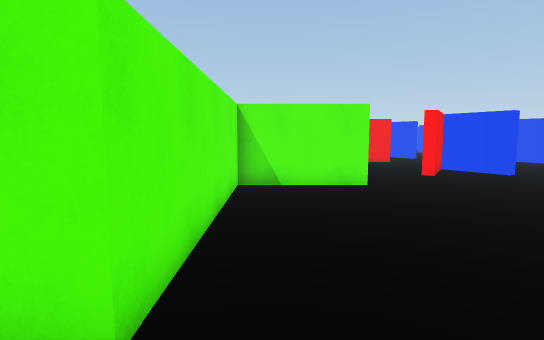
[1] (above)

19 first-person views from a walk through a 3-D level made in the Unity game engine. The camera is 1.5 m above the floor, tilts 6° down and sees 80° across. The floor is counted in squares, 1 m on a side. Each view is taken from the middle of a square. On the plan, view 1 faces up. The plan holds only what a view shows up to about 15 squares ahead; the rest is blank. The place goes on beyond the plan. Surface patterns are stand-ins for the level's own textures.

[2]
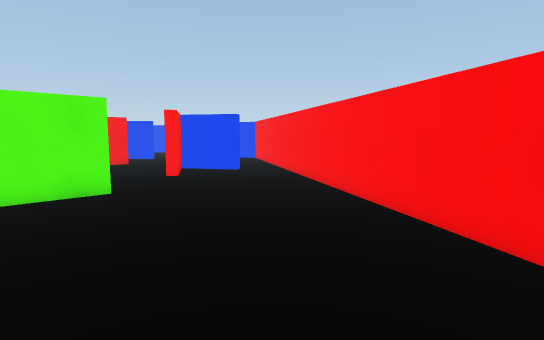

[3]
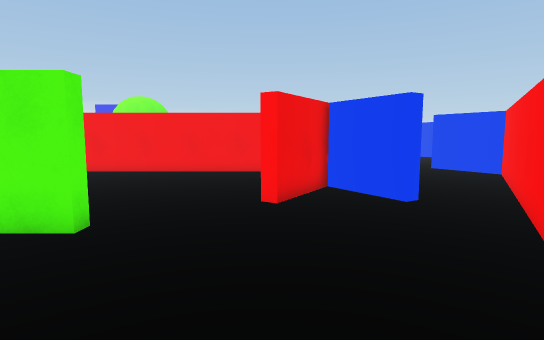

[4]
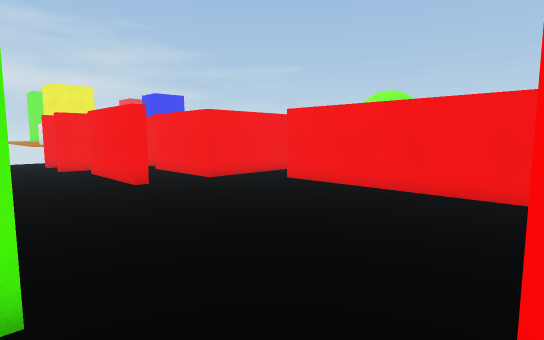

[5]
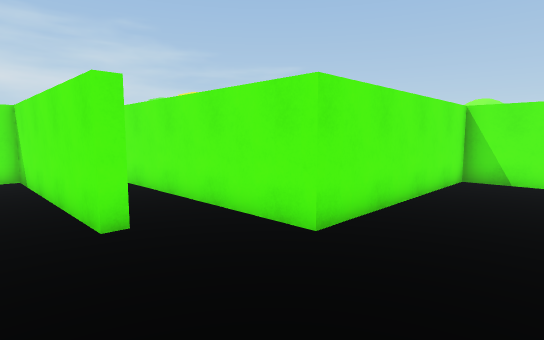

[6]
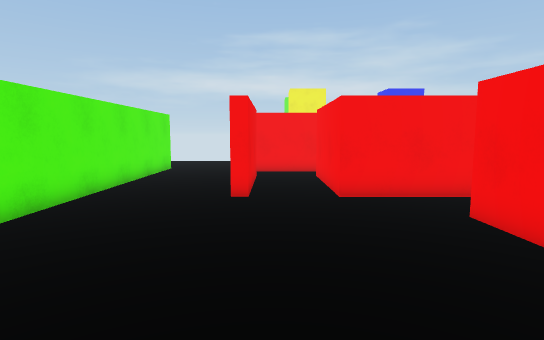

[7]
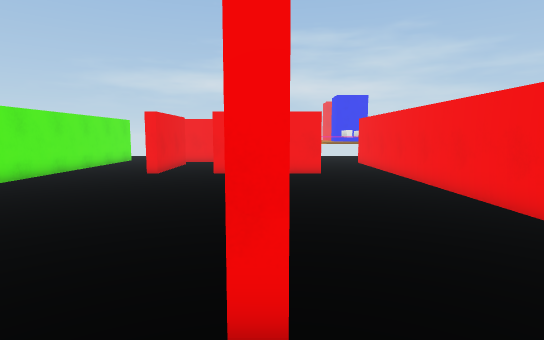

[8]
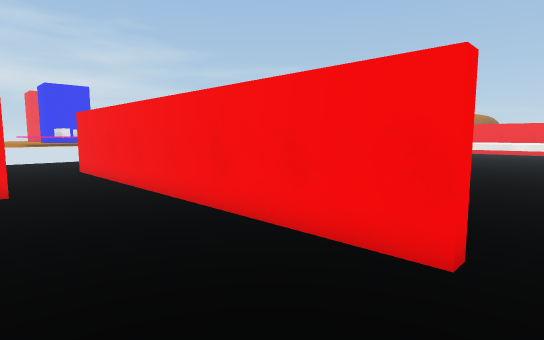

[9]
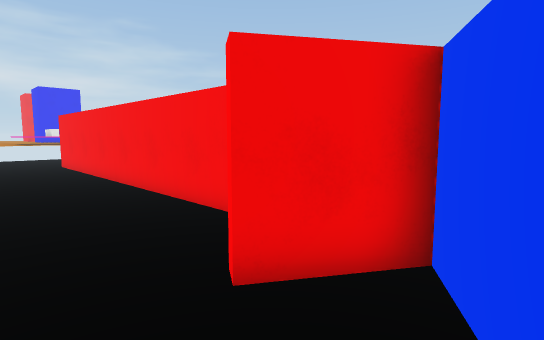

[10]
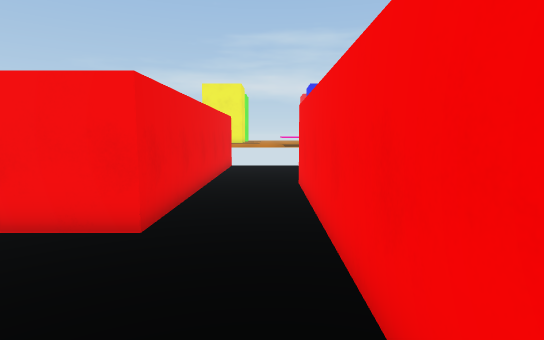

[11]
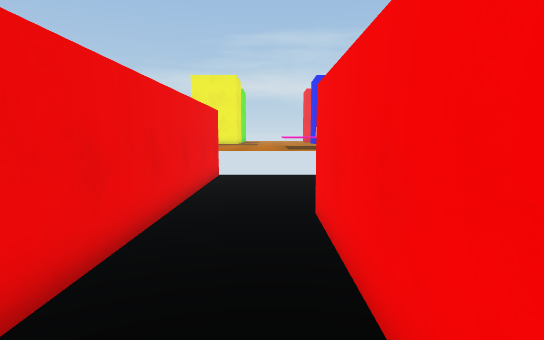

[12]
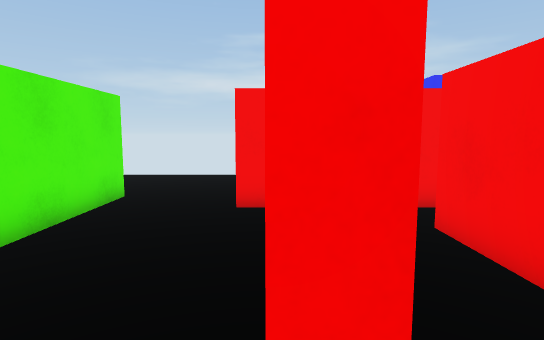

[13]
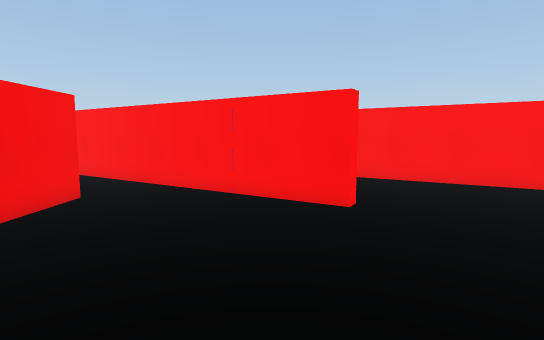

[14]
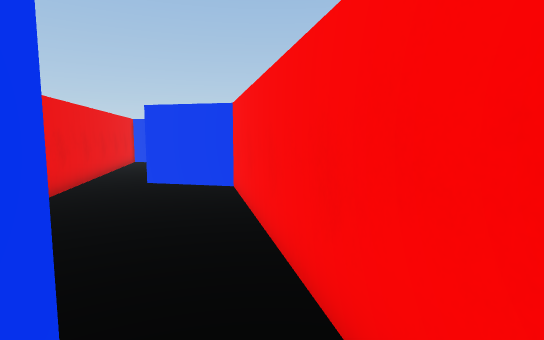

[15]
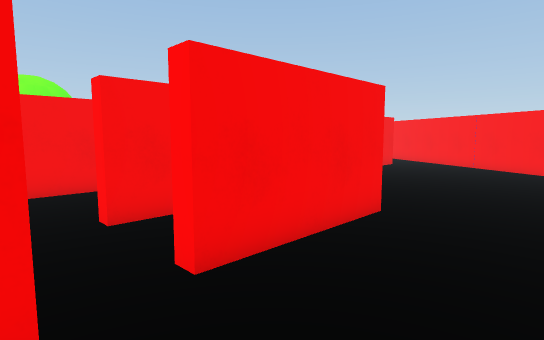

[16]
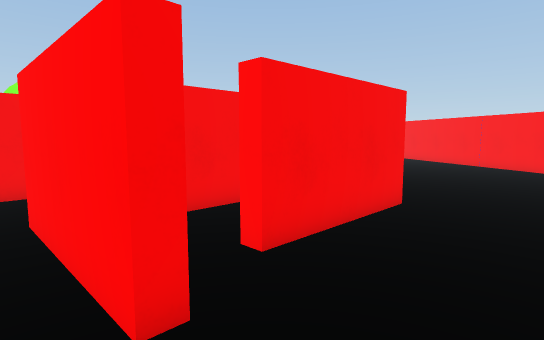

[17]
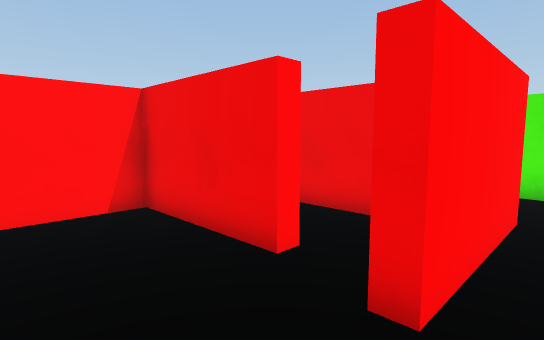

[18]
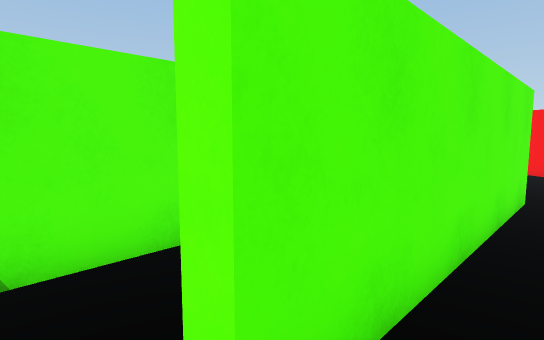

[19]
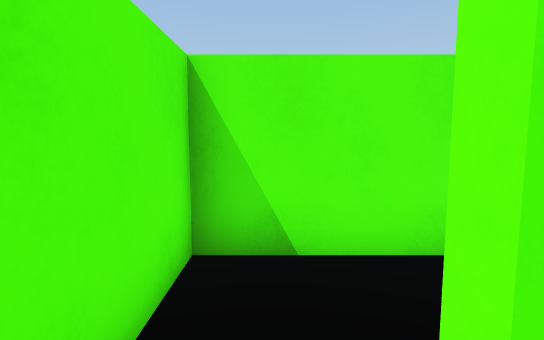

### Floor plan
Points are (right, up) in squares from view 1. A wall is a line through its corners. A room is listed if a view was taken in it or the views show most of it. See-through windows are left out.
Room 1 (views 1, 2, 3, 4, 5, 6, 7, 9, 12, 13, 14, 15, 16, 18, 19)
walls: (2.9, 10.4) (2.9, 9.9) (-1, 9.9) (-1, 2) (-9.2, 2); (-3.9, 14) (-8.2, 14) (-8.2, 14.4) (-3.9, 14.4) (-3.9, 14); (4.7, 1.3) (11.4, 12); (-3.3, 0.1) (-3.3, -0.4) (-11, -0.4) (-11, -1); (9.5, 12.6) (9.1, 12.3) (7.7, 14.6) (6.1, 12.1) (5.8, 12.4) (11.5, 21.5); (-3.9, 18.6) (-3.9, 16.7) (-8.2, 16.7); (-11, 10.3) (-1.2, 10.3); (6.8, 19.1) (6.8, 18.7) (-2, 18.7); (-9.7, 16.5) (-9.7, 13.2) (-10.1, 13.2) (-10.1, 17.5); (8.9, 22) (7.7, 23.9) (6.5, 21.9)
ways out: opening at (-2.5, 19) to room 2; opening at (6, 20.5) to room 2; opening at (-9, 17) to room 3; opening at (10, 13) to room 4; opening at (2.5, -1.5); opening at (10, 21); gap at (-11, 10)
Room 2 (views 8, 10, 11)
walls: (5, 24.4) (5, 23.9) (-9.2, 23.9); (6.5, 21.9) (6.1, 22.2); (-11.5, 21) (-3.9, 21) (-3.9, 18.6)
ways out: opening at (-2.5, 19) to room 1; opening at (6, 20.5) to room 1; opening at (-10.5, 24)
Room 3 (view 17)
walls: (-7.1, 20.5) (-10.2, 20.5); (-8.2, 16.7) (-8.2, 17.1) (-4.4, 17.1) (-4.4, 19.5); (-10.1, 17.5) (-9.7, 17.5) (-9.7, 16.5)
ways out: opening at (-9, 17) to room 1
Room 4 (no view inside)
walls: (11.4, 12) (15, 17.6) (13.4, 20.2); (12.8, 22.8) (10.6, 19.3)
ways out: opening at (10, 13) to room 1; opening at (13.5, 21.5)

Positions as (right, up) in squares from view 1, and headings:
1: (0, 0), facing up
2: (0, 1), facing up-right
3: (6, 5), facing up
4: (6, 10), facing up-left
5: (2, -2), facing up-left
6: (4, 15), facing left
7: (9, 19), facing left
8: (6, 20), facing up-left
9: (9, 20), facing up-left
10: (1, 23), facing left
11: (-3, 23), facing left
12: (-3, 14), facing left
13: (-1, 14), facing right
14: (9, 10), facing up-right
15: (-10, 11), facing up-right
16: (-11, 11), facing up-right
17: (-11, 20), facing down-right
18: (-10, 1), facing up-right
19: (-10, 1), facing up
